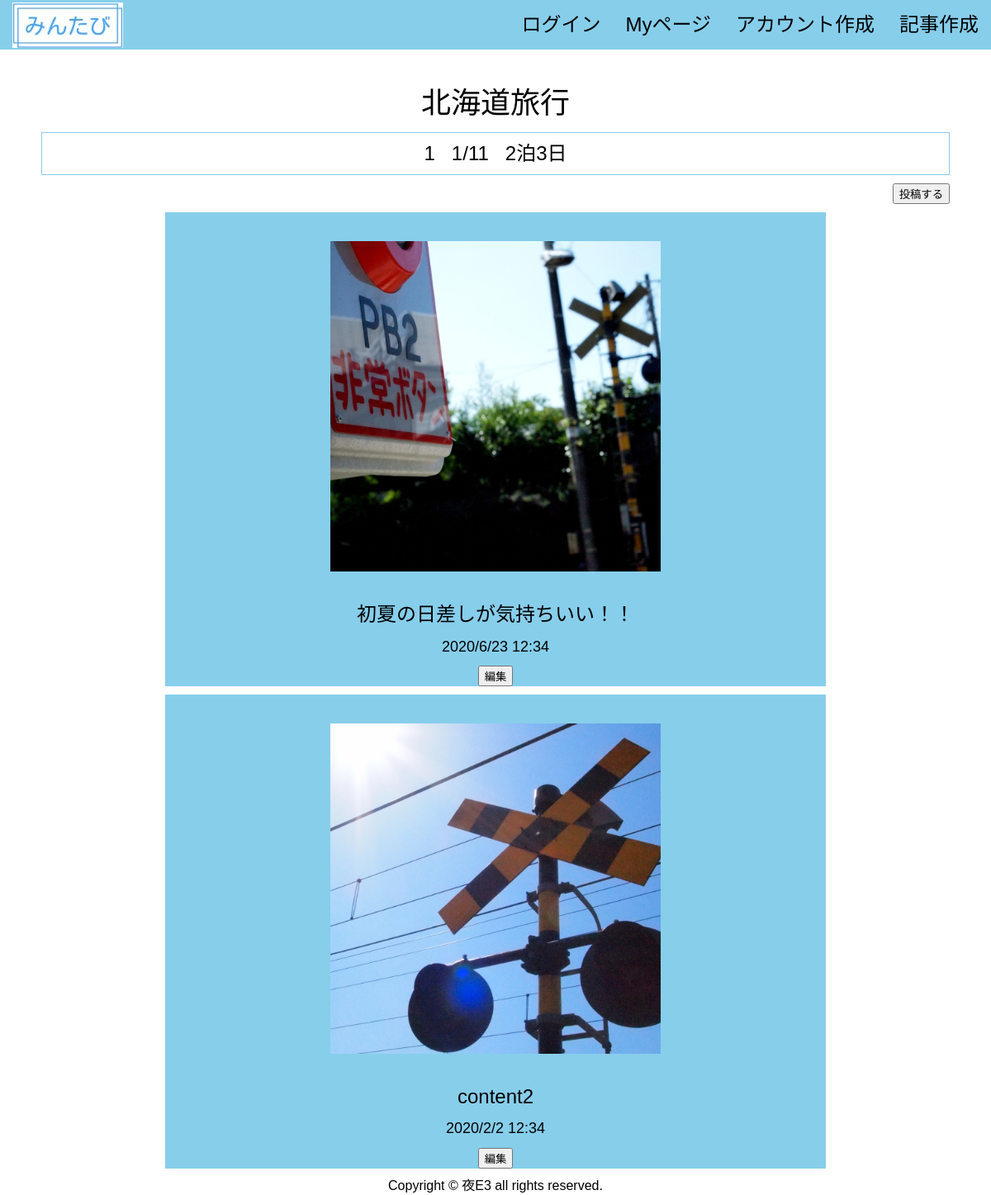
The app's page /main with its own data.
### tables this page shows
CREATE TABLE "page" (
	"ID"	INTEGER,
	"userID"	INTEGER,
	"editPASS"	INTEGER,
	"title"	TEXT,
	"prefectures"	INTEGER,
	"month"	INTEGER,
	"date"	INTEGER,
	"flag"	INTEGER,
	"period"	TEXT,
	PRIMARY KEY("ID" AUTOINCREMENT)
);

CREATE TABLE "post" (
	"ID"	INTEGER,
	"pageID"	INTEGER,
	"image"	TEXT,
	"content"	TEXT,
	"datetime"	TEXT,
	"flag"	INTEGER,
	PRIMARY KEY("ID" AUTOINCREMENT)
);

### app.py (the view)
@app.route('/main')
def main():
    conn = sqlite3.connect('flaskapp.db')
    c = conn.cursor()
    c.execute("select title, prefectures, month, date, period from page where ID=1")
    page = c.fetchone()
    c.execute("select image, content, datetime pageID from post where flag=0 and pageID=1")
    story = []
    for row in c.fetchall():
        story.append({"image": row[0], "content": row[1], "datetime": row[2]})
    c.close()
    print(page)
    print(story)
    return render_template('main.html', page=page, story=story)

### templates/main.html
<!DOCTYPE html>
{% extends 'base.html' %}
{% block content %}
    <div class="title">{{page[0]}}</div>
    <div class="main_header">
      <div class="item3">{{page[1]}}</div>
      <div class="item3">{{page[2]}}/{{page[3]}}</div>
      <div class="item3">{{page[4]}}</div>
    </div>
    <div class="btn1"><button><a href="/postadd/1>"></a> 投稿する</button></div>
    {% for item in story %}
    <div class="box3">
      <div class="item5"><img src="/static/img/{{item['image']}}" alt="{{item['image']}}"></div>
      <div class="item6">{{item["content"]}}</div>
      <div class="item7">{{item["datetime"]}}</div>
      <div class="item8"><button>編集</button></div>
    </div>
    {% endfor %}
{% endblock %}

### templates/base.html (shortened to what this page needs)
<!DOCTYPE html>
<html lang="ja">
<head>
  <link rel="stylesheet" type="text/css" href="/static/css/style.css">
</head>
<body>
	<header>
        <div class="base_menu">
			<div class="menu_item"><a href="/"><img src="static/img/logo.png" alt="TOP"></a></div>
			<div class="menu">
				<div class="menu_item"><a href="/login">ログイン</a></div>
				<div class="menu_item"><a href="/mypage">Myページ</a></div>
				<div class="menu_item"><a href="/useradd">アカウント作成</a></div>
				<div class="menu_item"><a href="/pageadd">記事作成</a></div>
			</div>
        </div>
	</header>
	{% block content %}
	{% endblock %}
    <footer>
		<p class="copyright">Copyright &copy; 夜E3 all rights reserved.</p>
	</footer>
</body>
</html>

### static/css/style.css (style rules this page uses)
html { overflow-y: scroll; }
body, h1, h2, h3, h4, h5, p, ul, ol, li, dl, dt, dd { margin: 0px; padding: 0px; }
body { background: #fff; text-align: center; font-size: 16px; line-height: 1.4; min-width: 100%; -webkit-text-size-adjust: 100%; }
a { outline: none; color: inherit; text-decoration: none; }
img { border: 0px; vertical-align: bottom; }
body { font-family: "Noto Sans Japanese", "ヒラギノ角ゴ Pro W3", "Hiragino Kaku Gothic Pro", "ヒラギノ角ゴ ProN W3", "Hiragino Kaku Gothic ProN", "游ゴシック", YuGothic, "メイリオ", "Meiryo", "HGPｺﾞｼｯｸM", "Osaka", "ＭＳ Ｐゴシック", sans-serif, Century Gothic, Arial; }
.base_menu { display: flex; justify-content: space-between; align-items: center; height: 60px; background-color: skyblue; font-size: 24px; }
.menu { display: flex; justify-content: flex-end; align-items: center; font-size: 24px; }
.menu_item { margin: 5px 15px; }
.title { display: flex; justify-content: center; align-items: flex-end; font-size: 36px; height: 150px; }
.main_header { display: flex; justify-content: center; align-items: center; height: 50px; font-size: 24px; border: 1px solid skyblue; padding: 0 150px; margin: 10px 50px; }
.item3 { padding: 0 10px; }
.btn1 { display: flex; justify-content: flex-end; margin: 10px 50px; }
.box3 { display: flex; justify-content: center; align-items: center; flex-direction: column; background-color: skyblue; margin: 10px 200px; }
.item5 { max-width: 400px; max-height: 400px; margin: 20px; padding: 15px; }
.item5 img { max-width: 400px; max-height: 400px; }
.item6 { font-size: 24px; width: 600px; }
.item7 { font-size: 18px; margin: 10px; }
header { height: 60px; background: white; text-align: center; position: fixed; width: 100%; }

### records on screen
page: title "北海道旅行", prefectures "1", month "1", date "11", period "2泊3日"
post: image (picture), content "初夏の日差しが気持ちいい！！", datetime "2020/6/23 12:34"
post: image (picture), content "content2", datetime "2020/2/2 12:34"
